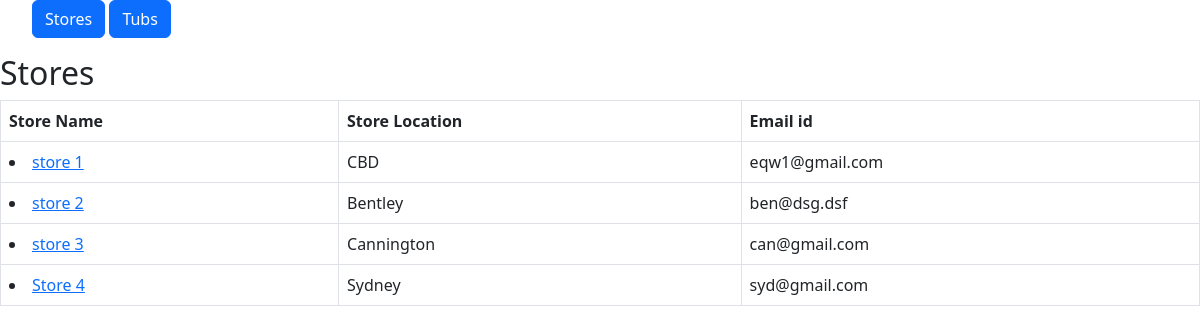
The page / on the database its author committed.
### icecream/models.py (models this page shows, shortened)
class store(models.Model):
    name = models.CharField(max_length=200)               #string field
    store_location = models.CharField(max_length=200)     #String field
    email_id = models.EmailField()                        #email field

### icecream/views.py (the view)
# urls.py: path('', views.store_view, name='store'),       #passing store view as default page.
def store_view(request):
    stores = store.objects.all()
    return render(request, 'store.html', {'stores':stores})

### icecream/templates/store.html
{% extends 'base.html' %}
{% block content %}
<h2>Stores</h2>
<table class="table table-bordered">
    <thead>
      <tr>
        <th scope="col">Store Name</th>
        <th scope="col">Store Location</th>
        <th scope="col">Email id</th>
      </tr>
    </thead>
    {% for store in stores %}
      <tr>
        <td><li><a href="{% url 'details' store.id %}">{{ store.name }}</a></li></td>
        <td>{{ store.store_location }}</td>
        <td>{{ store.email_id }}</td>
      </tr>
    {% endfor %}
</table>
{% endblock %}

### rows shown on the page
store: name "store 1", store_location "CBD", email_id "eqw1@gmail.com"
store: name "store 2", store_location "Bentley", email_id "ben@dsg.dsf"
store: name "store 3", store_location "Cannington", email_id "can@gmail.com"
store: name "Store 4", store_location "Sydney", email_id "syd@gmail.com"
